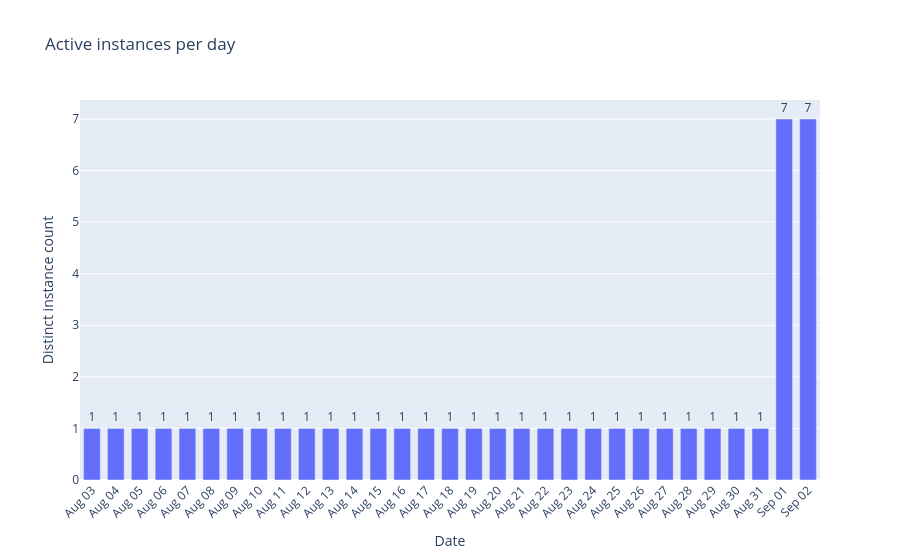

The notebook cell this image was saved under:
### Markdown cell above
### Chart Guide

**Purpose:** Tracks how many instances were actively metering each day — a fleet health indicator.
A stable count means the instance population is consistent across the window.

**Chart Attributes**

| | |
|---|---|
| **Chart type** | Vertical bar chart |
| **X axis** | Date |
| **Y axis** | Count of distinct instance IDs reporting that day |
| **Label** | Raw count printed above each bar |

**Insights:** A sudden drop may indicate provisioning failures or network issues.
A gradual increase signals fleet growth.

### Code cell
if fig_54 is not None:
    fig_54.show()

### Figure 1 — Plotly figure (JSON) as saved in the notebook; plotly's stock layout.template omitted (floating-point values rounded to 4 significant figures)
{"data": [{"alignmentgroup": "True", "hovertemplate": "Date=%{x}<br>Distinct instance count=%{text}<extra></extra>", "legendgroup": "", "marker": {"color": "#636efa", "pattern": {"shape": ""}}, "name": "", "offsetgroup": "", "orientation": "v", "showlegend": false, "text": [1, 1, 1, 1, 1, 1, 1, 1, 1, 1, 1, 1, 1, 1, 1, 1, 1, 1, 1, 1, 1, 1, 1, 1, 1, 1, 1, 1, 1, 7, 7], "textposition": "outside", "type": "bar", "x": ["Aug 03", "Aug 04", "Aug 05", "Aug 06", "Aug 07", "Aug 08", "Aug 09", "Aug 10", "Aug 11", "Aug 12", "Aug 13", "Aug 14", "Aug 15", "Aug 16", "Aug 17", "Aug 18", "Aug 19", "Aug 20", "Aug 21", "Aug 22", "Aug 23", "Aug 24", "Aug 25", "Aug 26", "Aug 27", "Aug 28", "Aug 29", "Aug 30", "Aug 31", "Sep 01", "Sep 02"], "xaxis": "x", "y": [1, 1, 1, 1, 1, 1, 1, 1, 1, 1, 1, 1, 1, 1, 1, 1, 1, 1, 1, 1, 1, 1, 1, 1, 1, 1, 1, 1, 1, 7, 7], "yaxis": "y"}], "layout": {"bargap": 0.3, "barmode": "relative", "legend": {"tracegroupgap": 0}, "title": {"text": "Active instances per day"}, "xaxis": {"anchor": "y", "categoryarray": ["Aug 03", "Aug 04", "Aug 05", "Aug 06", "Aug 07", "Aug 08", "Aug 09", "Aug 10", "Aug 11", "Aug 12", "Aug 13", "Aug 14", "Aug 15", "Aug 16", "Aug 17", "Aug 18", "Aug 19", "Aug 20", "Aug 21", "Aug 22", "Aug 23", "Aug 24", "Aug 25", "Aug 26", "Aug 27", "Aug 28", "Aug 29", "Aug 30", "Aug 31", "Sep 01", "Sep 02"], "categoryorder": "array", "domain": [0, 1], "tickangle": -45, "tickmode": "linear", "title": {"text": "Date"}}, "yaxis": {"anchor": "x", "domain": [0, 1], "title": {"text": "Distinct instance count"}}}}
